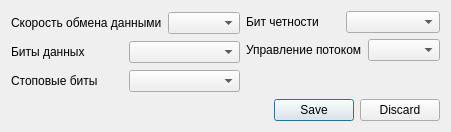
<?xml version="1.0" encoding="UTF-8"?>
<ui version="4.0">
 <class>SettingsDialog</class>
 <widget class="QDialog" name="SettingsDialog">
  <property name="geometry">
   <rect>
    <x>0</x>
    <y>0</y>
    <width>435</width>
    <height>132</height>
   </rect>
  </property>
  <property name="windowTitle">
   <string>Настройки порта</string>
  </property>
  <layout class="QGridLayout" name="gridLayout">
   <item row="0" column="0">
    <layout class="QHBoxLayout" name="horizontalLayout_6">
     <item>
      <layout class="QVBoxLayout" name="verticalLayout">
       <item>
        <layout class="QHBoxLayout" name="horizontalLayout">
         <item>
          <widget class="QLabel" name="label">
           <property name="text">
            <string>Скорость обмена данными</string>
           </property>
          </widget>
         </item>
         <item>
          <widget class="QComboBox" name="baudRateComboBox">
           <property name="toolTip">
            <string/>
           </property>
          </widget>
         </item>
        </layout>
       </item>
       <item>
        <layout class="QHBoxLayout" name="horizontalLayout_2">
         <item>
          <widget class="QLabel" name="label_2">
           <property name="text">
            <string>Биты данных</string>
           </property>
          </widget>
         </item>
         <item>
          <widget class="QComboBox" name="dataBitsComboBox">
           <property name="toolTip">
            <string comment="Биты данных."/>
           </property>
          </widget>
         </item>
        </layout>
       </item>
       <item>
        <layout class="QHBoxLayout" name="horizontalLayout_3">
         <item>
          <widget class="QLabel" name="label_3">
           <property name="text">
            <string>Стоповые биты</string>
           </property>
          </widget>
         </item>
         <item>
          <widget class="QComboBox" name="stopBitsComboBox">
           <property name="toolTip">
            <string/>
           </property>
           <property name="toolTipDuration">
            <number>-1</number>
           </property>
          </widget>
         </item>
        </layout>
       </item>
      </layout>
     </item>
     <item>
      <layout class="QVBoxLayout" name="verticalLayout_2">
       <item>
        <layout class="QHBoxLayout" name="horizontalLayout_4">
         <item>
          <widget class="QLabel" name="label_4Gf">
           <property name="text">
            <string>Бит четности</string>
           </property>
          </widget>
         </item>
         <item>
          <widget class="QComboBox" name="parityComboBox"/>
         </item>
        </layout>
       </item>
       <item>
        <layout class="QHBoxLayout" name="horizontalLayout_5">
         <item>
          <widget class="QLabel" name="label_5">
           <property name="text">
            <string>Управление потоком</string>
           </property>
          </widget>
         </item>
         <item>
          <widget class="QComboBox" name="flowControlComboBox"/>
         </item>
        </layout>
       </item>
       <item>
        <spacer name="verticalSpacer">
         <property name="orientation">
          <enum>Qt::Vertical</enum>
         </property>
         <property name="sizeHint" stdset="0">
          <size>
           <width>20</width>
           <height>40</height>
          </size>
         </property>
        </spacer>
       </item>
      </layout>
     </item>
    </layout>
   </item>
   <item row="1" column="0">
    <widget class="QDialogButtonBox" name="buttonBox">
     <property name="orientation">
      <enum>Qt::Horizontal</enum>
     </property>
     <property name="standardButtons">
      <set>QDialogButtonBox::Discard|QDialogButtonBox::Save</set>
     </property>
    </widget>
   </item>
  </layout>
 </widget>
 <resources/>
 <connections>
  <connection>
   <sender>buttonBox</sender>
   <signal>accepted()</signal>
   <receiver>SettingsDialog</receiver>
   <slot>accept()</slot>
   <hints>
    <hint type="sourcelabel">
     <x>248</x>
     <y>254</y>
    </hint>
    <hint type="destinationlabel">
     <x>157</x>
     <y>274</y>
    </hint>
   </hints>
  </connection>
  <connection>
   <sender>buttonBox</sender>
   <signal>rejected()</signal>
   <receiver>SettingsDialog</receiver>
   <slot>reject()</slot>
   <hints>
    <hint type="sourcelabel">
     <x>316</x>
     <y>260</y>
    </hint>
    <hint type="destinationlabel">
     <x>286</x>
     <y>274</y>
    </hint>
   </hints>
  </connection>
 </connections>
</ui>
